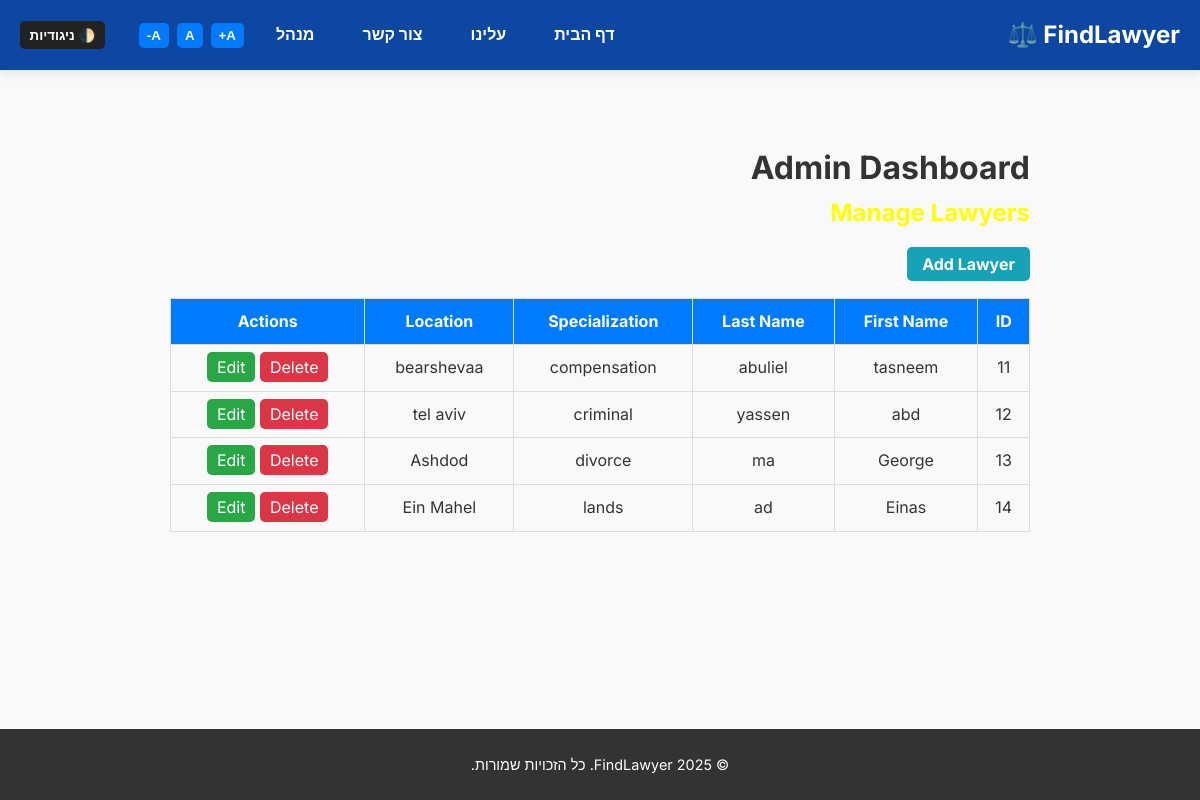
The page /admin-dashboard/ (signed in) on the database as committed earlier.
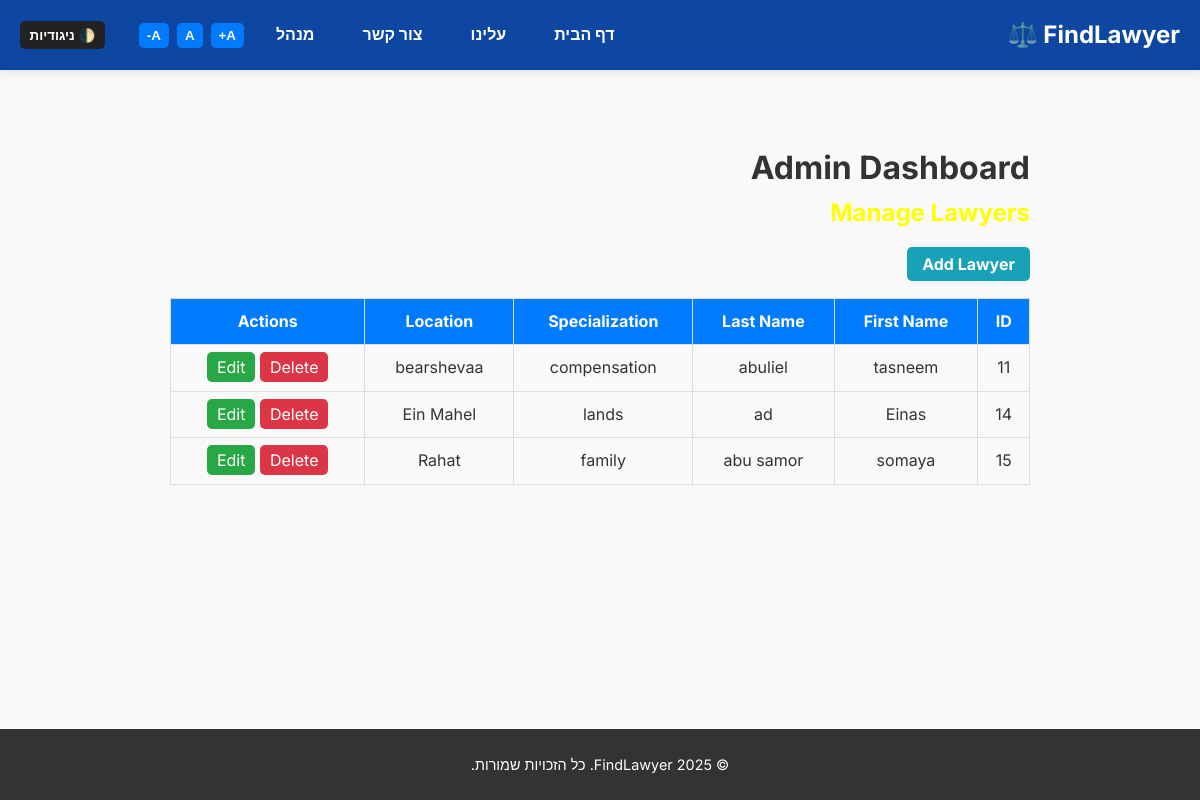
The same page on the database as committed later.
### home/models.py (models this page shows, shortened)
class Lawyer(models.Model):
    first_name = models.CharField(max_length=100)
    last_name = models.CharField(max_length=100)
    specialization = models.CharField(max_length=100)
    location = models.CharField(max_length=100)
    email = models.EmailField(unique=True)
    phone_number = models.CharField(max_length=20)
    photo = models.ImageField(upload_to='lawyer_photos/', blank=True, null=True)

### home/views.py (the view)
# urls.py: path('admin-dashboard/', views.admin_dashboard, name='admin_dashboard'),
@login_required
def admin_dashboard(request):
    if not request.user.is_superuser:
        return redirect('admin_signin')
    lawyers = Lawyer.objects.all()
    return render(request, 'home/admin_dashboard.html', {'lawyers': lawyers})

### home/templates/home/admin_dashboard.html (shortened to what this page needs)
<!DOCTYPE html>
<html lang="en">
{% extends 'home/base_generic.html' %}
{% block content %}
<div class="container">
    <h1>Admin Dashboard</h1>
    <h2>Manage Lawyers</h2>
    <div style="margin-top: 20px;">
        <a href="{% url 'add-lawyer' %}" class="btn btn-add">Add Lawyer</a>
    </div>
    <table>
        <thead>
            <tr>
                <th>ID</th>
                <th>First Name</th>
                <th>Last Name</th>
                <th>Specialization</th>
                <th>Location</th>
                <th>Actions</th>
            </tr>
        </thead>
        <tbody>
            {% for lawyer in lawyers %}
            <tr>
                <td>{{ lawyer.id }}</td>
                <td>{{ lawyer.first_name }}</td>
                <td>{{ lawyer.last_name }}</td>
                <td>{{ lawyer.specialization }}</td>
                <td>{{ lawyer.location }}</td>
                <td>
                    <a href="{% url 'edit_lawyer' lawyer.id %}" class="btn btn-edit">Edit</a>
                    <a href="{% url 'admin_lawyer_delete' lawyer.id %}" class="btn btn-delete">Delete</a>
                </td>
            </tr>
            {% endfor %}
        </tbody>
    </table>
</div>
{% endblock %}

Rows that differ between the two databases and show on the page:
removed Lawyer: id "12", first_name "abd", last_name "yassen", specialization "criminal", location "tel aviv"
removed Lawyer: id "13", first_name "George", last_name "ma", specialization "divorce", location "Ashdod"
added Lawyer: id "15", first_name "somaya", last_name "abu samor", specialization "family", location "Rahat"
